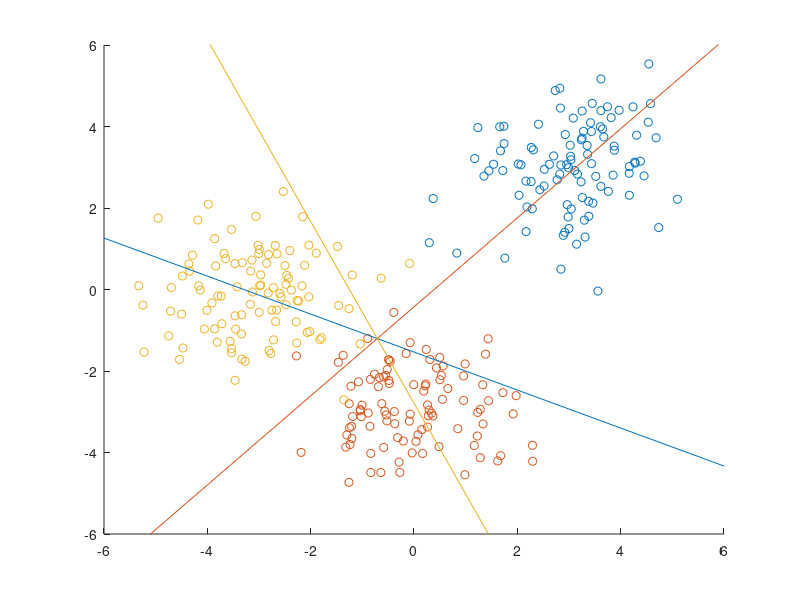
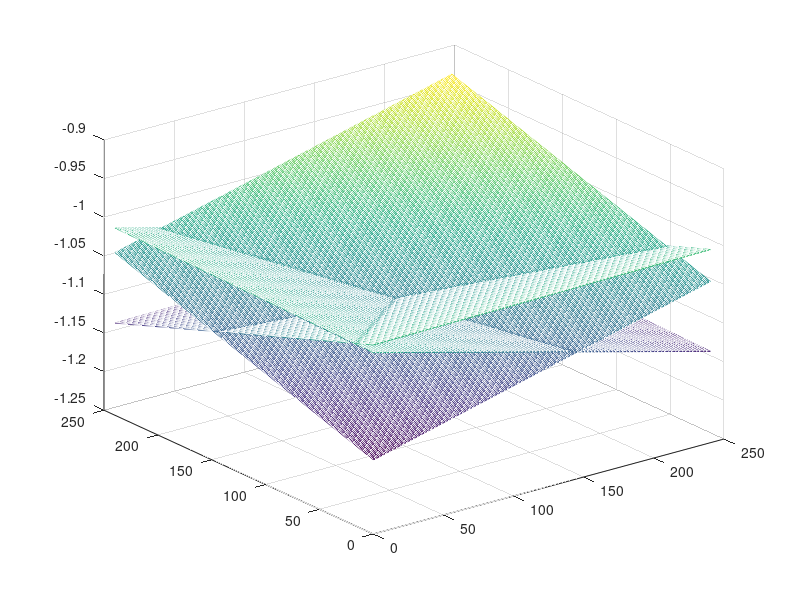

The MATLAB source for these figures, in order:
%% asdf
clc
clear

%make 3 random distributions of data
s1 = 100;
s2 = 100;
s3 = 100;
s_tot = s1+s2+s3;

spread = 3;

x1(:,:) = randn(2,s1) + [spread; spread];
x2(:,:) = randn(2,s2) + [0; -spread];
x3(:,:) = randn(2,s3) + [-spread; 0];

figure(1)
hold on
scatter(x1(1,:),x1(2,:))
scatter(x2(1,:),x2(2,:))
scatter(x3(1,:),x3(2,:))


%calculate the means
x1_mean = [sum(x1(1,:)); sum(x1(2,:))] / s1;
x2_mean = [sum(x2(1,:)); sum(x2(2,:))] / s2;
x3_mean = [sum(x3(1,:)); sum(x3(2,:))] / s3;


%approximate covariance
scat = zeros(2);
for i = 1:s1
    scat = scat + (x1_mean - x1(:,i))*transpose(x1_mean - x1(:,i));
end
for i = 1:s2
    scat = scat + (x2_mean - x2(:,i))*transpose(x2_mean - x2(:,i));
end
for i = 1:s3
    scat = scat + (x3_mean - x3(:,i))*transpose(x3_mean - x3(:,i));
end


%3 equations in form y = x^Ta + b
a1= scat\x1_mean;
a2= scat\x2_mean;
a3= scat\x3_mean;

b1 = transpose(x1_mean)/scat*x1_mean + log(s1/s_tot);
b2 = transpose(x2_mean)/scat*x2_mean + log(s2/s_tot);
b3 = transpose(x3_mean)/scat*x3_mean + log(s3/s_tot);


%Graph these as planes in 3d
grid_in = -6:.05:6;
grid1 = zeros(241);
grid2 = grid1;
grid3 = grid1;
for i = 1:241
    for j = 1:241
        grid1(i,j) = [grid_in(i) grid_in(j)]*a1+b1;
        grid2(i,j) = [grid_in(i) grid_in(j)]*a2+b2;
        grid3(i,j) = [grid_in(i) grid_in(j)]*a3+b3;
    end
end

figure(2)
mesh(grid1)
hold on
mesh(grid2)
mesh(grid3)


%plot the discriminant lines in 2d
%x2=x1(a11-a12)/(a22-a21)+(b1-b2)/(a22-a21)
figure(1)
slope1 = (a1(1)-a2(1))/(a2(2)-a1(2))
yint1 = (b1-b2)/(a2(2)-a1(2))

line_input = [-6 6];
line1 = line_input*slope1 + yint1;

plot([-6 6],line1)


slope2 = (a2(1)-a3(1))/(a3(2)-a2(2))
yint2 = (b2-b3)/(a3(2)-a2(2))

line_input = [-6 6];
line2 = line_input*slope2 + yint2;

plot([-6 6],line2)


slope3 = (a3(1)-a1(1))/(a1(2)-a3(2))
yint3 = (b3-b1)/(a1(2)-a3(2))

line_input = [-6 6];
line3 = line_input*slope3 + yint3;

plot([-6 6],line3)

ylim([-6 6])